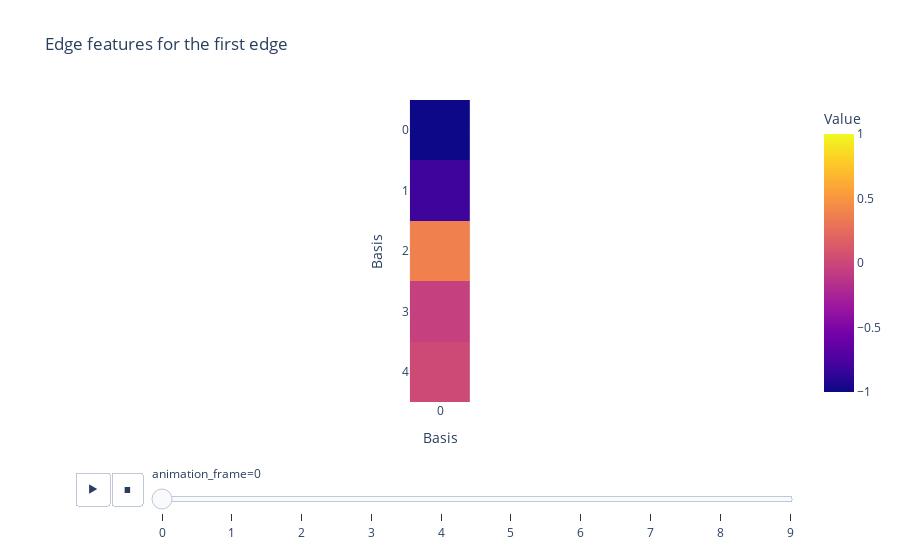

Notebook source saved alongside this figure:
### Code cell
# Plot one of the edge features
edge_features = np.array(edge_features)
rotated_edge_features = edge_features[:,0,0]
fig = px.imshow(
    rotated_edge_features, animation_frame=0, labels=dict(x="Basis", y="Basis", color="Value"),
    title="Edge features for the first edge", range_color=[-1, 1]
)
# Set only integer ticks on the x and y axes
fig.update_xaxes(tickmode='linear')
fig.update_yaxes(tickmode='linear')
fig.show()

### Figure 1 — Plotly figure (JSON) as saved in the notebook; plotly's stock layout.template omitted (floating-point values rounded to 4 significant figures)
{"data": [{"coloraxis": "coloraxis", "hovertemplate": "Basis: %{x}<br>Basis: %{y}<br>Value: %{z}<extra></extra>", "name": "0", "type": "heatmap", "xaxis": "x", "yaxis": "y", "z": [[-1.088], [-0.8053], [0.375], [-0.04869], [0.01943]]}], "layout": {"coloraxis": {"cmax": 1, "cmin": -1, "colorbar": {"title": {"text": "Value"}}, "colorscale": [[0, "#0d0887"], [0.1111, "#46039f"], [0.2222, "#7201a8"], [0.3333, "#9c179e"], [0.4444, "#bd3786"], [0.5556, "#d8576b"], [0.6667, "#ed7953"], [0.7778, "#fb9f3a"], [0.8889, "#fdca26"], [1, "#f0f921"]]}, "sliders": [{"active": 0, "currentvalue": {"prefix": "animation_frame="}, "len": 0.9, "pad": {"b": 10, "t": 60}, "steps": [{"args": [["0"], {"frame": {"duration": 0, "redraw": true}, "fromcurrent": true, "mode": "immediate", "transition": {"duration": 0, "easing": "linear"}}], "label": "0", "method": "animate"}, {"args": [["1"], {"frame": {"duration": 0, "redraw": true}, "fromcurrent": true, "mode": "immediate", "transition": {"duration": 0, "easing": "linear"}}], "label": "1", "method": "animate"}, {"args": [["2"], {"frame": {"duration": 0, "redraw": true}, "fromcurrent": true, "mode": "immediate", "transition": {"duration": 0, "easing": "linear"}}], "label": "2", "method": "animate"}, {"args": [["3"], {"frame": {"duration": 0, "redraw": true}, "fromcurrent": true, "mode": "immediate", "transition": {"duration": 0, "easing": "linear"}}], "label": "3", "method": "animate"}, {"args": [["4"], {"frame": {"duration": 0, "redraw": true}, "fromcurrent": true, "mode": "immediate", "transition": {"duration": 0, "easing": "linear"}}], "label": "4", "method": "animate"}, {"args": [["5"], {"frame": {"duration": 0, "redraw": true}, "fromcurrent": true, "mode": "immediate", "transition": {"duration": 0, "easing": "linear"}}], "label": "5", "method": "animate"}, {"args": [["6"], {"frame": {"duration": 0, "redraw": true}, "fromcurrent": true, "mode": "immediate", "transition": {"duration": 0, "easing": "linear"}}], "label": "6", "method": "animate"}, {"args": [["7"], {"frame": {"duration": 0, "redraw": true}, "fromcurrent": true, "mode": "immediate", "transition": {"duration": 0, "easing": "linear"}}], "label": "7", "method": "animate"}, {"args": [["8"], {"frame": {"duration": 0, "redraw": true}, "fromcurrent": true, "mode": "immediate", "transition": {"duration": 0, "easing": "linear"}}], "label": "8", "method": "animate"}, {"args": [["9"], {"frame": {"duration": 0, "redraw": true}, "fromcurrent": true, "mode": "immediate", "transition": {"duration": 0, "easing": "linear"}}], "label": "9", "method": "animate"}], "x": 0.1, "xanchor": "left", "y": 0, "yanchor": "top"}], "title": {"text": "Edge features for the first edge"}, "updatemenus": [{"buttons": [{"args": [null, {"frame": {"duration": 500, "redraw": true}, "fromcurrent": true, "mode": "immediate", "transition": {"duration": 500, "easing": "linear"}}], "label": "&#9654;", "method": "animate"}, {"args": [[null], {"frame": {"duration": 0, "redraw": true}, "fromcurrent": true, "mode": "immediate", "transition": {"duration": 0, "easing": "linear"}}], "label": "&#9724;", "method": "animate"}], "direction": "left", "pad": {"r": 10, "t": 70}, "showactive": false, "type": "buttons", "x": 0.1, "xanchor": "right", "y": 0, "yanchor": "top"}], "xaxis": {"anchor": "y", "constrain": "domain", "domain": [0, 1], "scaleanchor": "y", "tickmode": "linear", "title": {"text": "Basis"}}, "yaxis": {"anchor": "x", "autorange": "reversed", "constrain": "domain", "domain": [0, 1], "tickmode": "linear", "title": {"text": "Basis"}}}}
